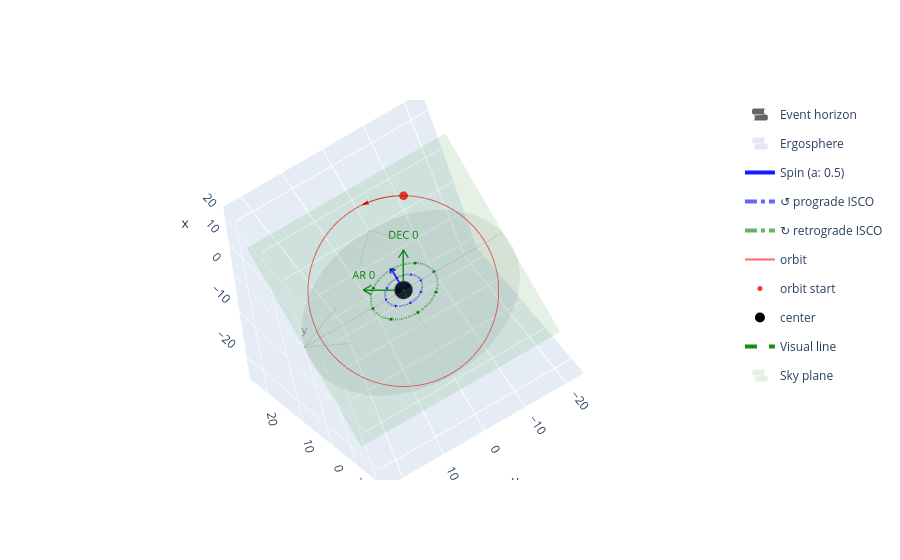

This figure's notebook cell:
### Code cell
fig_3d = plot.plot()
fig_3d.write_html(f"{FIGURES_DIR}/orbit_s2.html")
fig_3d

### Figure 1 — Plotly figure (JSON) as saved in the notebook; plotly's stock layout.template omitted (floating-point values rounded to 4 significant figures; data arrays with more than 128 entries replaced by an {"elided": "..."} marker saying what was removed)
{"data": [{"colorscale": [[0, "black"], [1, "black"]], "name": "Event horizon", "opacity": 0.6, "showlegend": true, "showscale": false, "type": "surface", "x": {"elided": "60x60 float values"}, "y": {"elided": "60x60 float values"}, "z": {"elided": "60x60 float values"}}, {"colorscale": [[0, "royalblue"], [1, "royalblue"]], "name": "Ergosphere", "opacity": 0.15, "showlegend": true, "showscale": false, "type": "surface", "x": {"elided": "60x60 float values"}, "y": {"elided": "60x60 float values"}, "z": {"elided": "60x60 float values"}}, {"legendgroup": "Spin (a: 0.5)", "line": {"color": "blue", "width": 4}, "mode": "lines", "name": "Spin (a: 0.5)", "opacity": 0.9, "showlegend": true, "type": "scatter3d", "x": [0, 0], "y": [0, 0], "z": [2, 7]}, {"legendgroup": "Spin (a: 0.5)", "line": {"color": "blue", "width": 4}, "mode": "lines", "opacity": 0.9, "showlegend": false, "type": "scatter3d", "x": [0, 0], "y": [0, 0.6], "z": [7, 6]}, {"legendgroup": "Spin (a: 0.5)", "line": {"color": "blue", "width": 4}, "mode": "lines", "opacity": 0.9, "showlegend": false, "type": "scatter3d", "x": [0, 0], "y": [0, -0.6], "z": [7, 6]}, {"legendgroup": "↺ prograde ISCO", "line": {"color": "blue", "dash": "dashdot", "width": 4}, "mode": "lines", "name": "↺ prograde ISCO", "opacity": 0.6, "type": "scatter3d", "x": [4.233, 4.227, 4.209, 4.18, 4.139, 4.086, 4.022, 3.947, 3.861, 3.764, 3.657, 3.539, 3.411, 3.274, 3.128, 2.973, 2.81, 2.639, 2.461, 2.276, 2.084, 1.887, 1.684, 1.477, 1.265, 1.051, 0.8327, 0.6125, 0.3906, 0.1676, -0.05587, -0.2792, -0.5017, -0.7228, -0.9419, -1.158, -1.372, -1.581, -1.786, -1.986, -2.181, -2.369, -2.551, -2.726, -2.893, -3.052, -3.202, -3.344, -3.476, -3.599, -3.712, -3.814, -3.905, -3.986, -4.056, -4.114, -4.161, -4.196, -4.22, -4.232, -4.232, -4.22, -4.196, -4.161, -4.114, -4.056, -3.986, -3.905, -3.814, -3.712, -3.599, -3.476, -3.344, -3.202, -3.052, -2.893, -2.726, -2.551, -2.369, -2.181, -1.986, -1.786, -1.581, -1.372, -1.158, -0.9419, -0.7228, -0.5017, -0.2792, -0.05587, 0.1676, 0.3906, 0.6125, 0.8327, 1.051, 1.265, 1.477, 1.684, 1.887, 2.084, 2.276, 2.461, 2.639, 2.81, 2.973, 3.128, 3.274, 3.411, 3.539, 3.657, 3.764, 3.861, 3.947, 4.022, 4.086, 4.139, 4.18, 4.209, 4.227, 4.233], "y": [0.0, 0.2234, 0.4462, 0.6677, 0.8874, 1.105, 1.319, 1.529, 1.735, 1.937, 2.133, 2.323, 2.506, 2.683, 2.852, 3.013, 3.166, 3.309, 3.444, 3.569, 3.684, 3.789, 3.884, 3.967, 4.039, 4.101, 4.15, 4.188, 4.215, 4.23, 4.233, 4.224, 4.203, 4.171, 4.127, 4.071, 4.005, 3.927, 3.838, 3.738, 3.628, 3.508, 3.378, 3.239, 3.09, 2.933, 2.768, 2.595, 2.415, 2.228, 2.035, 1.837, 1.633, 1.424, 1.212, 0.9963, 0.7778, 0.5571, 0.3349, 0.1117, -0.1117, -0.3349, -0.5571, -0.7778, -0.9963, -1.212, -1.424, -1.633, -1.837, -2.035, -2.228, -2.415, -2.595, -2.768, -2.933, -3.09, -3.239, -3.378, -3.508, -3.628, -3.738, -3.838, -3.927, -4.005, -4.071, -4.127, -4.171, -4.203, -4.224, -4.233, -4.23, -4.215, -4.188, -4.15, -4.101, -4.039, -3.967, -3.884, -3.789, -3.684, -3.569, -3.444, -3.309, -3.166, -3.013, -2.852, -2.683, -2.506, -2.323, -2.133, -1.937, -1.735, -1.529, -1.319, -1.105, -0.8874, -0.6677, -0.4462, -0.2234, -1.037e-15], "z": [0.0, 0.0, 0.0, 0.0, 0.0, 0.0, 0.0, 0.0, 0.0, 0.0, 0.0, 0.0, 0.0, 0.0, 0.0, 0.0, 0.0, 0.0, 0.0, 0.0, 0.0, 0.0, 0.0, 0.0, 0.0, 0.0, 0.0, 0.0, 0.0, 0.0, 0.0, 0.0, 0.0, 0.0, 0.0, 0.0, 0.0, 0.0, 0.0, 0.0, 0.0, 0.0, 0.0, 0.0, 0.0, 0.0, 0.0, 0.0, 0.0, 0.0, 0.0, 0.0, 0.0, 0.0, 0.0, 0.0, 0.0, 0.0, 0.0, 0.0, 0.0, 0.0, 0.0, 0.0, 0.0, 0.0, 0.0, 0.0, 0.0, 0.0, 0.0, 0.0, 0.0, 0.0, 0.0, 0.0, 0.0, 0.0, 0.0, 0.0, 0.0, 0.0, 0.0, 0.0, 0.0, 0.0, 0.0, 0.0, 0.0, 0.0, 0.0, 0.0, 0.0, 0.0, 0.0, 0.0, 0.0, 0.0, 0.0, 0.0, 0.0, 0.0, 0.0, 0.0, 0.0, 0.0, 0.0, 0.0, 0.0, 0.0, 0.0, 0.0, 0.0, 0.0, 0.0, 0.0, 0.0, 0.0, 0.0, 0.0]}, {"hoverinfo": "skip", "legendgroup": "↺ prograde ISCO", "line": {"color": "blue", "width": 4}, "mode": "lines", "opacity": 1, "showlegend": false, "type": "scatter3d", "x": [4.233, 4.081, null, 4.233, 4.385], "y": [0, -0.254, null, 0, -0.254], "z": [0, 0, null, 0, 0]}, {"hoverinfo": "skip", "legendgroup": "↺ prograde ISCO", "line": {"color": "blue", "width": 4}, "mode": "lines", "opacity": 1, "showlegend": false, "type": "scatter3d", "x": [2.993, 3.065, null, 2.993, 3.281], "y": [2.993, 2.706, null, 2.993, 2.921], "z": [0, 0, null, 0, 0]}, {"hoverinfo": "skip", "legendgroup": "↺ prograde ISCO", "line": {"color": "blue", "width": 4}, "mode": "lines", "opacity": 1, "showlegend": false, "type": "scatter3d", "x": [2.592e-16, 0.254, null, 2.592e-16, 0.254], "y": [4.233, 4.081, null, 4.233, 4.385], "z": [0, 0, null, 0, 0]}, {"hoverinfo": "skip", "legendgroup": "↺ prograde ISCO", "line": {"color": "blue", "width": 4}, "mode": "lines", "opacity": 1, "showlegend": false, "type": "scatter3d", "x": [-2.993, -2.706, null, -2.993, -2.921], "y": [2.993, 3.065, null, 2.993, 3.281], "z": [0, 0, null, 0, 0]}, {"hoverinfo": "skip", "legendgroup": "↺ prograde ISCO", "line": {"color": "blue", "width": 4}, "mode": "lines", "opacity": 1, "showlegend": false, "type": "scatter3d", "x": [-4.233, -4.081, null, -4.233, -4.385], "y": [5.184e-16, 0.254, null, 5.184e-16, 0.254], "z": [0, 0, null, 0, 0]}, {"hoverinfo": "skip", "legendgroup": "↺ prograde ISCO", "line": {"color": "blue", "width": 4}, "mode": "lines", "opacity": 1, "showlegend": false, "type": "scatter3d", "x": [-2.993, -3.065, null, -2.993, -3.281], "y": [-2.993, -2.706, null, -2.993, -2.921], "z": [0, 0, null, 0, 0]}, {"hoverinfo": "skip", "legendgroup": "↺ prograde ISCO", "line": {"color": "blue", "width": 4}, "mode": "lines", "opacity": 1, "showlegend": false, "type": "scatter3d", "x": [-7.776e-16, -0.254, null, -7.776e-16, -0.254], "y": [-4.233, -4.081, null, -4.233, -4.385], "z": [0, 0, null, 0, 0]}, {"hoverinfo": "skip", "legendgroup": "↺ prograde ISCO", "line": {"color": "blue", "width": 4}, "mode": "lines", "opacity": 1, "showlegend": false, "type": "scatter3d", "x": [2.993, 2.706, null, 2.993, 2.921], "y": [-2.993, -3.065, null, -2.993, -3.281], "z": [0, 0, null, 0, 0]}, {"legendgroup": "↻ retrograde ISCO", "line": {"color": "green", "dash": "dashdot", "width": 4}, "mode": "lines", "name": "↻ retrograde ISCO", "opacity": 0.6, "type": "scatter3d", "x": [7.555, 7.544, 7.513, 7.46, 7.387, 7.293, 7.179, 7.044, 6.891, 6.718, 6.526, 6.316, 6.088, 5.844, 5.583, 5.307, 5.015, 4.71, 4.392, 4.061, 3.72, 3.367, 3.006, 2.636, 2.258, 1.875, 1.486, 1.093, 0.697, 0.2991, -0.09972, -0.4982, -0.8954, -1.29, -1.681, -2.067, -2.448, -2.822, -3.188, -3.545, -3.892, -4.228, -4.553, -4.864, -5.163, -5.447, -5.715, -5.968, -6.204, -6.423, -6.624, -6.806, -6.97, -7.114, -7.238, -7.342, -7.426, -7.489, -7.531, -7.552, -7.552, -7.531, -7.489, -7.426, -7.342, -7.238, -7.114, -6.97, -6.806, -6.624, -6.423, -6.204, -5.968, -5.715, -5.447, -5.163, -4.864, -4.553, -4.228, -3.892, -3.545, -3.188, -2.822, -2.448, -2.067, -1.681, -1.29, -0.8954, -0.4982, -0.09972, 0.2991, 0.697, 1.093, 1.486, 1.875, 2.258, 2.636, 3.006, 3.367, 3.72, 4.061, 4.392, 4.71, 5.015, 5.307, 5.583, 5.844, 6.088, 6.316, 6.526, 6.718, 6.891, 7.044, 7.179, 7.293, 7.387, 7.46, 7.513, 7.544, 7.555], "y": [0.0, 0.3987, 0.7963, 1.192, 1.584, 1.971, 2.353, 2.729, 3.097, 3.456, 3.806, 4.145, 4.473, 4.788, 5.089, 5.377, 5.65, 5.906, 6.147, 6.37, 6.575, 6.763, 6.931, 7.08, 7.209, 7.318, 7.407, 7.475, 7.522, 7.549, 7.554, 7.538, 7.501, 7.444, 7.365, 7.266, 7.147, 7.008, 6.849, 6.671, 6.475, 6.261, 6.029, 5.78, 5.515, 5.235, 4.94, 4.632, 4.31, 3.977, 3.632, 3.278, 2.914, 2.542, 2.163, 1.778, 1.388, 0.9943, 0.5977, 0.1994, -0.1994, -0.5977, -0.9943, -1.388, -1.778, -2.163, -2.542, -2.914, -3.278, -3.632, -3.977, -4.31, -4.632, -4.94, -5.235, -5.515, -5.78, -6.029, -6.261, -6.475, -6.671, -6.849, -7.008, -7.147, -7.266, -7.365, -7.444, -7.501, -7.538, -7.554, -7.549, -7.522, -7.475, -7.407, -7.318, -7.209, -7.08, -6.931, -6.763, -6.575, -6.37, -6.147, -5.906, -5.65, -5.377, -5.089, -4.788, -4.473, -4.145, -3.806, -3.456, -3.097, -2.729, -2.353, -1.971, -1.584, -1.192, -0.7963, -0.3987, -1.85e-15], "z": [0.0, 0.0, 0.0, 0.0, 0.0, 0.0, 0.0, 0.0, 0.0, 0.0, 0.0, 0.0, 0.0, 0.0, 0.0, 0.0, 0.0, 0.0, 0.0, 0.0, 0.0, 0.0, 0.0, 0.0, 0.0, 0.0, 0.0, 0.0, 0.0, 0.0, 0.0, 0.0, 0.0, 0.0, 0.0, 0.0, 0.0, 0.0, 0.0, 0.0, 0.0, 0.0, 0.0, 0.0, 0.0, 0.0, 0.0, 0.0, 0.0, 0.0, 0.0, 0.0, 0.0, 0.0, 0.0, 0.0, 0.0, 0.0, 0.0, 0.0, 0.0, 0.0, 0.0, 0.0, 0.0, 0.0, 0.0, 0.0, 0.0, 0.0, 0.0, 0.0, 0.0, 0.0, 0.0, 0.0, 0.0, 0.0, 0.0, 0.0, 0.0, 0.0, 0.0, 0.0, 0.0, 0.0, 0.0, 0.0, 0.0, 0.0, 0.0, 0.0, 0.0, 0.0, 0.0, 0.0, 0.0, 0.0, 0.0, 0.0, 0.0, 0.0, 0.0, 0.0, 0.0, 0.0, 0.0, 0.0, 0.0, 0.0, 0.0, 0.0, 0.0, 0.0, 0.0, 0.0, 0.0, 0.0, 0.0, 0.0]}, {"hoverinfo": "skip", "legendgroup": "↻ retrograde ISCO", "line": {"color": "green", "width": 4}, "mode": "lines", "opacity": 1, "showlegend": false, "type": "scatter3d", "x": [7.555, 7.827, null, 7.555, 7.283], "y": [0, 0.4533, null, 0, 0.4533], "z": [0, 0, null, 0, 0]}, {"hoverinfo": "skip", "legendgroup": "↻ retrograde ISCO", "line": {"color": "green", "width": 4}, "mode": "lines", "opacity": 1, "showlegend": false, "type": "scatter3d", "x": [5.342, 5.214, null, 5.342, 4.829], "y": [5.342, 5.855, null, 5.342, 5.47], "z": [0, 0, null, 0, 0]}, {"hoverinfo": "skip", "legendgroup": "↻ retrograde ISCO", "line": {"color": "green", "width": 4}, "mode": "lines", "opacity": 1, "showlegend": false, "type": "scatter3d", "x": [4.626e-16, -0.4533, null, 4.626e-16, -0.4533], "y": [7.555, 7.827, null, 7.555, 7.283], "z": [0, 0, null, 0, 0]}, {"hoverinfo": "skip", "legendgroup": "↻ retrograde ISCO", "line": {"color": "green", "width": 4}, "mode": "lines", "opacity": 1, "showlegend": false, "type": "scatter3d", "x": [-5.342, -5.855, null, -5.342, -5.47], "y": [5.342, 5.214, null, 5.342, 4.829], "z": [0, 0, null, 0, 0]}, {"hoverinfo": "skip", "legendgroup": "↻ retrograde ISCO", "line": {"color": "green", "width": 4}, "mode": "lines", "opacity": 1, "showlegend": false, "type": "scatter3d", "x": [-7.555, -7.827, null, -7.555, -7.283], "y": [9.252e-16, -0.4533, null, 9.252e-16, -0.4533], "z": [0, 0, null, 0, 0]}, {"hoverinfo": "skip", "legendgroup": "↻ retrograde ISCO", "line": {"color": "green", "width": 4}, "mode": "lines", "opacity": 1, "showlegend": false, "type": "scatter3d", "x": [-5.342, -5.214, null, -5.342, -4.829], "y": [-5.342, -5.855, null, -5.342, -5.47], "z": [0, 0, null, 0, 0]}, {"hoverinfo": "skip", "legendgroup": "↻ retrograde ISCO", "line": {"color": "green", "width": 4}, "mode": "lines", "opacity": 1, "showlegend": false, "type": "scatter3d", "x": [-1.388e-15, 0.4533, null, -1.388e-15, 0.4533], "y": [-7.555, -7.827, null, -7.555, -7.283], "z": [0, 0, null, 0, 0]}, {"hoverinfo": "skip", "legendgroup": "↻ retrograde ISCO", "line": {"color": "green", "width": 4}, "mode": "lines", "opacity": 1, "showlegend": false, "type": "scatter3d", "x": [5.342, 5.855, null, 5.342, 5.47], "y": [-5.342, -5.214, null, -5.342, -4.829], "z": [0, 0, null, 0, 0]}, {"line": {"color": "red", "width": 2}, "mode": "lines", "name": "orbit", "opacity": 0.6, "type": "scatter3d", "x": {"elided": "1847 float values"}, "y": {"elided": "1847 float values"}, "z": {"elided": "1847 float values"}}, {"marker": {"color": "red", "opacity": 0.8, "size": 5}, "mode": "markers", "name": "orbit start", "type": "scatter3d", "x": [12.25], "y": [-10.0], "z": [12.25]}, {"anchor": "tail", "colorscale": [[0, "red"], [1, "red"]], "name": "orbit end", "opacity": 0.8, "showscale": false, "sizemode": "absolute", "sizeref": 1.667, "type": "cone", "u": [0.01325], "v": [0.221], "w": [0.0292], "x": [14.12], "y": [-2.777], "z": [13.93]}, {"colorscale": [[0, "gray"], [1, "gray"]], "opacity": 0.08, "showscale": false, "type": "surface", "x": {"elided": "50x50 float values"}, "y": {"elided": "50x50 float values"}, "z": {"elided": "50x50 float values"}}, {"marker": {"color": "black", "opacity": 1, "size": 10}, "mode": "markers", "name": "center", "type": "scatter3d", "x": [0], "y": [0], "z": [0]}, {"legendgroup": "equatorial_axes", "line": {"color": "gray", "width": 2}, "mode": "lines", "name": "x", "opacity": 0.2, "showlegend": false, "type": "scatter3d", "x": [-24.29, 24.29], "y": [0, 0], "z": [0, 0]}, {"legendgroup": "equatorial_axes", "line": {"color": "gray", "width": 2}, "mode": "lines", "name": "x", "opacity": 0.2, "showlegend": false, "type": "scatter3d", "x": [24.29, 14.57], "y": [0, 5.829], "z": [0, 0]}, {"legendgroup": "equatorial_axes", "line": {"color": "gray", "width": 2}, "mode": "lines", "name": "x", "opacity": 0.2, "showlegend": false, "type": "scatter3d", "x": [24.29, 14.57], "y": [0, -5.829], "z": [0, 0]}, {"legendgroup": "equatorial_axes", "mode": "text", "name": "x", "showlegend": false, "text": ["x"], "textfont": {"color": "gray", "size": 11}, "type": "scatter3d", "x": [24.29], "y": [0], "z": [0]}, {"legendgroup": "equatorial_axes", "line": {"color": "gray", "width": 2}, "mode": "lines", "name": "y", "opacity": 0.2, "showlegend": false, "type": "scatter3d", "x": [0, 0], "y": [-24.29, 24.29], "z": [0, 0]}, {"legendgroup": "equatorial_axes", "line": {"color": "gray", "width": 2}, "mode": "lines", "name": "y", "opacity": 0.2, "showlegend": false, "type": "scatter3d", "x": [0, 5.829], "y": [24.29, 14.57], "z": [0, 0]}, {"legendgroup": "equatorial_axes", "line": {"color": "gray", "width": 2}, "mode": "lines", "name": "y", "opacity": 0.2, "showlegend": false, "type": "scatter3d", "x": [0, -5.829], "y": [24.29, 14.57], "z": [0, 0]}, {"legendgroup": "equatorial_axes", "mode": "text", "name": "y", "showlegend": false, "text": ["y"], "textfont": {"color": "gray", "size": 11}, "type": "scatter3d", "x": [0], "y": [24.29], "z": [0]}, {"legendgroup": "visual_line", "line": {"color": "green", "dash": "dash", "width": 4}, "mode": "lines", "name": "Visual line", "opacity": 0.9, "showlegend": true, "type": "scatter3d", "x": [9.899, -9.899], "y": [0, 0], "z": [-9.899, 9.899]}, {"anchor": "tail", "colorscale": [[0, "green"], [1, "green"]], "legendgroup": "visual_line", "name": "Visual line", "opacity": 0.9, "showlegend": false, "showscale": false, "sizemode": "absolute", "sizeref": 0.7, "type": "cone", "u": [-1.485], "v": [0], "w": [1.485], "x": [-8.415], "y": [0], "z": [8.415]}, {"colorscale": [[0, "green"], [1, "green"]], "name": "Sky plane", "opacity": 0.1, "showlegend": true, "showscale": false, "type": "surface", "x": {"elided": "20x20 float values"}, "y": {"elided": "20x20 float values"}, "z": {"elided": "20x20 float values"}}, {"legendgroup": "visual_line", "line": {"color": "green", "width": 3}, "mode": "lines", "name": "DEC 0", "opacity": 0.85, "showlegend": false, "type": "scatter3d", "x": [0, 5.206], "y": [0, -4.251], "z": [0, 5.206]}, {"legendgroup": "visual_line", "line": {"color": "green", "width": 3}, "mode": "lines", "name": "DEC 0", "opacity": 0.85, "showlegend": false, "type": "scatter3d", "x": [5.206, 4.525], "y": [-4.251, -2.517], "z": [5.206, 4.525]}, {"legendgroup": "visual_line", "line": {"color": "green", "width": 3}, "mode": "lines", "name": "DEC 0", "opacity": 0.85, "showlegend": false, "type": "scatter3d", "x": [5.206, 3.804], "y": [-4.251, -4.284], "z": [5.206, 3.804]}, {"legendgroup": "visual_line", "mode": "text", "name": "DEC 0", "showlegend": false, "text": ["DEC 0"], "textfont": {"color": "green", "size": 11}, "type": "scatter3d", "x": [5.206], "y": [-4.251], "z": [5.206]}, {"legendgroup": "visual_line", "line": {"color": "green", "width": 3}, "mode": "lines", "name": "AR 0", "opacity": 0.85, "showlegend": false, "type": "scatter3d", "x": [0, 3.006], "y": [0, 7.362], "z": [0, 3.006]}, {"legendgroup": "visual_line", "line": {"color": "green", "width": 3}, "mode": "lines", "name": "AR 0", "opacity": 0.85, "showlegend": false, "type": "scatter3d", "x": [3.006, 3.029], "y": [7.362, 5.38], "z": [3.006, 3.029]}, {"legendgroup": "visual_line", "line": {"color": "green", "width": 3}, "mode": "lines", "name": "AR 0", "opacity": 0.85, "showlegend": false, "type": "scatter3d", "x": [3.006, 1.78], "y": [7.362, 6.4], "z": [3.006, 1.78]}, {"legendgroup": "visual_line", "mode": "text", "name": "AR 0", "showlegend": false, "text": ["AR 0"], "textfont": {"color": "green", "size": 11}, "type": "scatter3d", "x": [3.006], "y": [7.362], "z": [3.006]}], "layout": {"scene": {"aspectmode": "cube", "camera": {"eye": {"x": -1.414, "y": 0, "z": 1.414}, "up": {"x": 0.6124, "y": -0.5, "z": 0.6124}}, "xaxis": {"range": [-24.29, 24.29]}, "yaxis": {"range": [-24.29, 24.29]}, "zaxis": {"range": [-24.29, 24.29]}}}}
